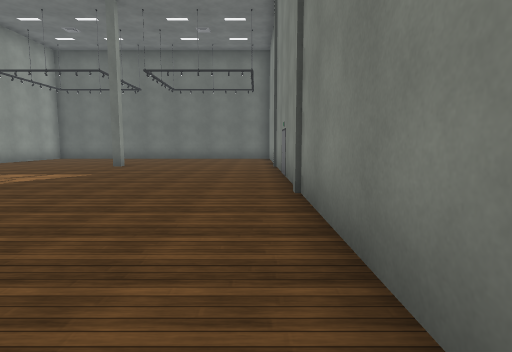
view 1 (above)

13 first-person views from a walk through a scene from a Unity 3-D project. The camera is 1.4 m above the floor, tilts 6° down and sees 80° across. The floor is counted in squares, 2 m on a side. Each view is taken from the middle of a square. On the plan, view 1 faces up. The plan holds only what a view shows up to about 10 squares ahead; the rest is blank. The place goes on beyond the plan. The player is left out. Some surface patterns are stand-ins.

view 2
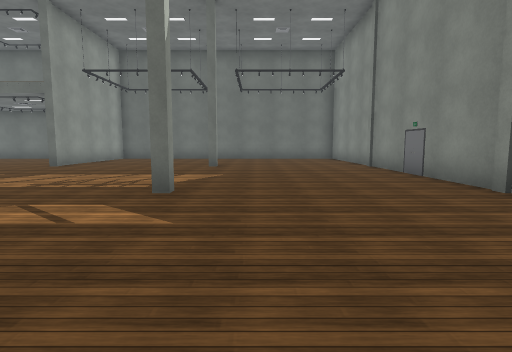

view 3
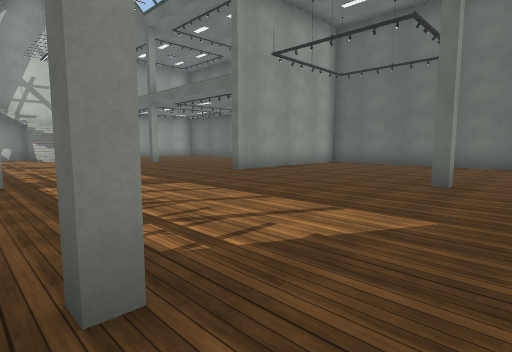

view 4
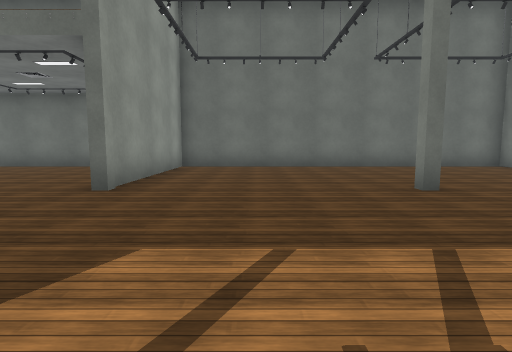

view 5
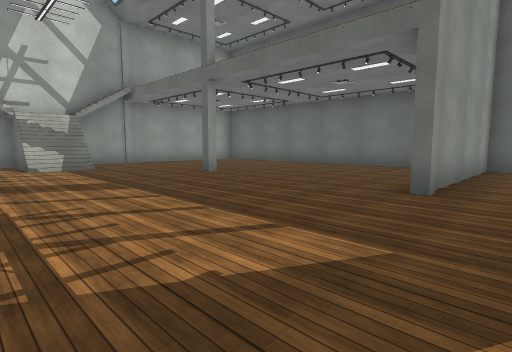

view 6
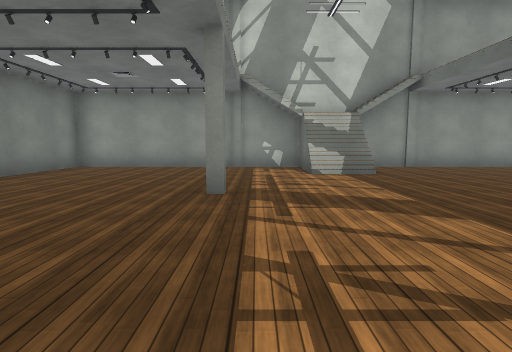

view 7
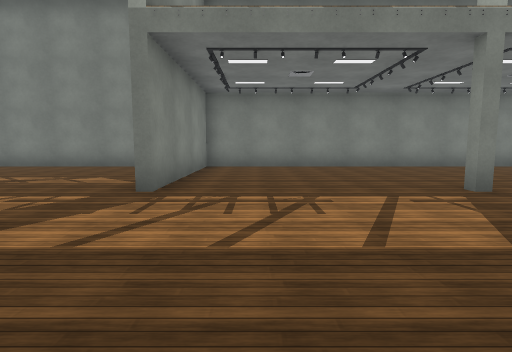

view 8
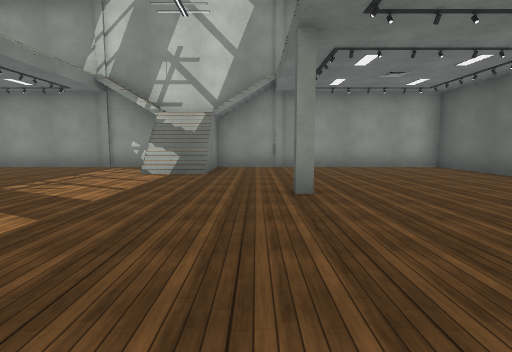

view 9
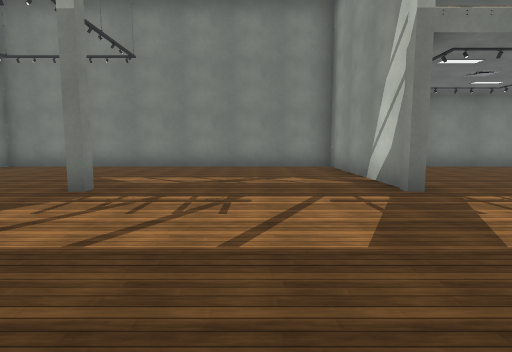

view 10
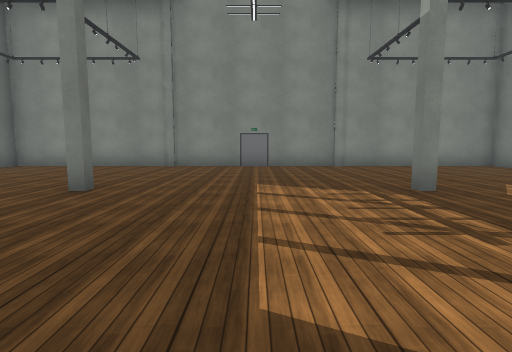

view 11
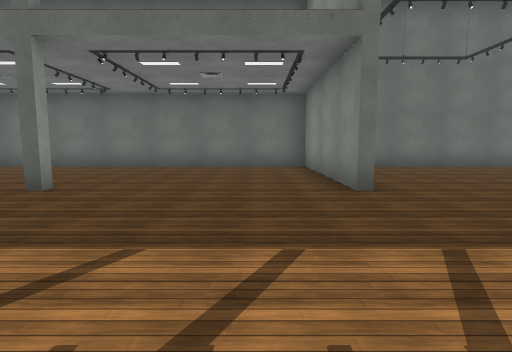

view 12
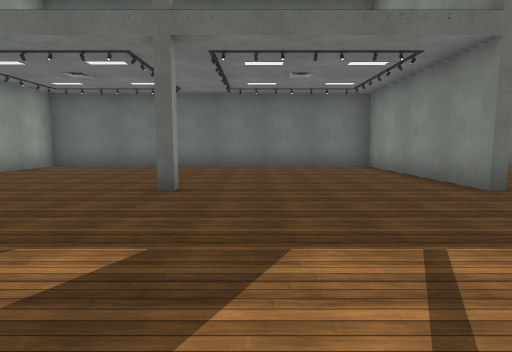

view 13
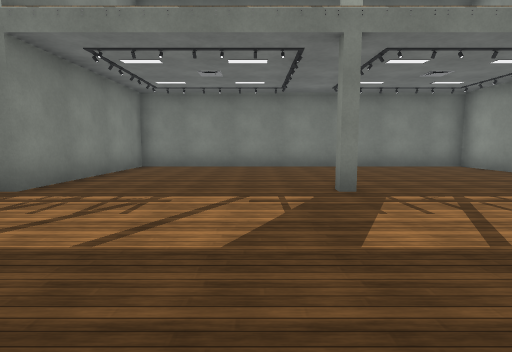

### Floor plan
Points are (right, up) in squares from view 1. A wall is a line through its corners. A room is listed if a view was taken in it or the views show most of it. See-through windows are left out.
Room 1 (views 1, 2, 3, 4, 5, 6, 7, 8, 9, 10, 11, 12, 13)
walls: (-9.3, 4.6) (-9.3, -0.5); (-9.5, 9.5) (-9.5, 14.6); (-9.5, -0.5) (-9.5, 4.6); (-9.3, 14.6) (-9.3, 9.5); (-19.4, -0.4) (0.6, -0.4) (0.6, 14.6) (-19.4, 14.6) (-19.4, -0.4)

Where each view was taken, in squares from view 1:
view 1: 0 up, 0 right, facing up
view 2: 0 up, 3 left, facing up
view 3: 4 up, 3 left, facing up-left
view 4: 5 up, 7 left, facing up
view 5: 5 up, 8 left, facing up-left
view 6: 5 up, 10 left, facing left
view 7: 9 up, 11 left, facing down
view 8: 9 up, 10 left, facing left
view 9: 9 up, 7 left, facing down
view 10: 7 up, 9 left, facing right
view 11: 5 up, 11 left, facing up
view 12: 5 up, 13 left, facing up
view 13: 9 up, 13 left, facing down
